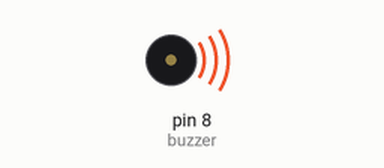
This sketch was run on a simulated Arduino Uno, built with avr-gcc and run on an emulated ATmega328P. Parts: buzzer (waves = sounding).

Above: at 0.1 s.
At 8.9 s:
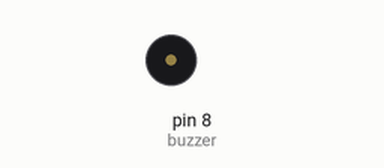
Timing chart, 0 to 10.4 s (numbered marks = the images above):
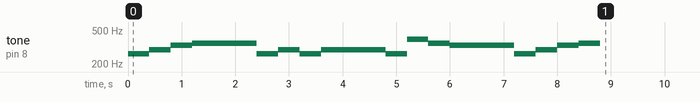

The sketch:

do-re-mi-fa.ino
```cpp
int buzzer = 8;
int count = 0;

void setup()
{
  pinMode(buzzer, OUTPUT);
}

struct Note {
  String name;
  int frequency;
};

Note notes[] = {
  {"do", 262},
  {"re", 294},
  {"mi", 330},
  {"fa", 349},
  {"sol", 392},
  {"la", 440},
  {"si", 494},
};

void play(int note) {
  tone(buzzer, note, 400);
  delay(400);
};

void do0() {
  play(notes[0].frequency);
};

void re0() {
  play(notes[1].frequency);
};

void mi0() {
  play(notes[2].frequency);
};

void fa0() {
  play(notes[3].frequency);
};


void sol0() {
  play(notes[4].frequency);
};

void la0() {
  play(notes[5].frequency);
};

void si0() {
  play(notes[6].frequency);
};


void loop()
{
  while (count < 1) {
    do0();
    re0();
    mi0();
    fa0();
    fa0();
    fa0();
    do0();
    re0();
    do0();
    re0();
    re0();
    re0();
    do0();
    sol0();
    fa0();
    mi0();
    mi0();
    mi0();
    do0();
    re0();
    mi0();
    fa0();
    count++;
  }
};
```

Measured:
- by itself, tone on pin 8 (buzzer): plays 262 Hz for 0.40 s, 294 Hz for 0.40 s, 330 Hz for 0.40 s, 349 Hz for 1.2 s, 262 Hz for 0.40 s, 294 Hz for 0.40 s … (16 notes in this stretch)
